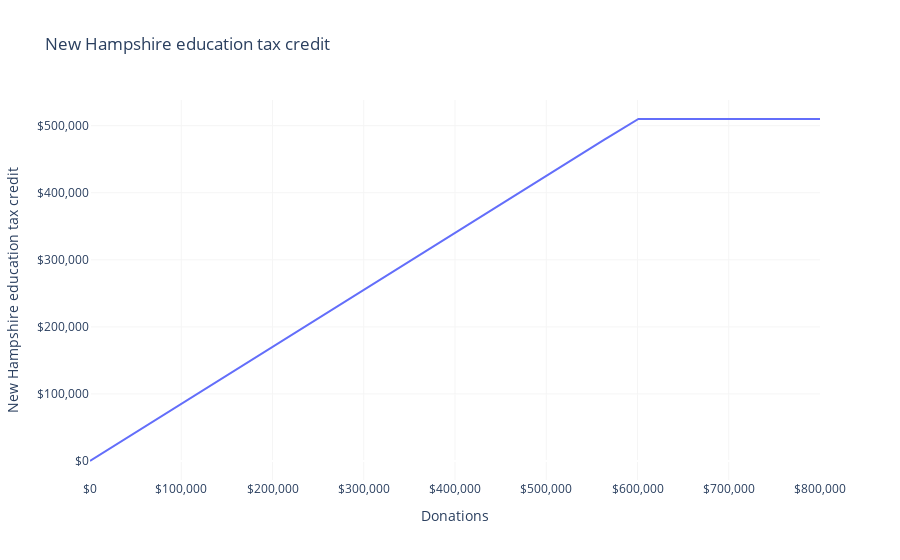

Notebook code for this chart:
### Markdown cell above
# New Hampshire Education Tax Credit
New Hampshire's Education Tax Credit provides up to $510_000, depending on the donation amount.

### Code cell
from policyengine_us import Simulation
from policyengine_us import IndividualSim
import plotly.express as px
import pandas as pd


LIGHT_GRAY = "#F5F5F5"
GRAY = "#BDBDBD"
BLUE = "#5091cc"
LIGHT_BLUE = "lightblue"
DARK_BLUE = "darkblue"

COLOR_MAP = {"0": GRAY, "1": LIGHT_BLUE, "2": BLUE, "3": DARK_BLUE}

def make_education_tax_credit(): 
    sim = IndividualSim(year=2022)
    sim.add_person(name="head", age=25)
    members = ["head"]
    sim.add_tax_unit(name="tax_unit", members=members)
    sim.add_spm_unit(name="spm_unit", members=members)
    sim.add_household(name="household", members=members, state_code="NH")
    sim.vary("charitable_cash_donations", max=800_000, step=1_000) #? How to include "charitable_non_cash_donations" in vary function?
    return pd.DataFrame(
        dict(
            charitable_cash_donations=sim.calc("charitable_cash_donations")[0],
            nh_education_tax_credit=sim.calc("nh_education_tax_credit")[0].round(),
            mtr=sim.deriv(
                "nh_education_tax_credit", "charitable_cash_donations", wrt_target="head"
            ),
        )
        )

l = []
l.append(make_education_tax_credit())

df = pd.concat(l)

LABELS = dict(
    charitable_cash_donations="Donations",
    nh_education_tax_credit="New Hampshire education tax credit",
    mtr="Marginal tax rate",
)

fig = px.line(
    df,
    "charitable_cash_donations",
    "nh_education_tax_credit",
    #animation_frame="year",
    labels=LABELS,
    title="New Hampshire education tax credit",
    color_discrete_map=COLOR_MAP,
)

fig.update_layout(
    xaxis_tickformat="$,",
    yaxis_tickformat="$,",
    plot_bgcolor="white",
    xaxis_gridcolor=LIGHT_GRAY,
    yaxis_gridcolor=LIGHT_GRAY,
)
fig.show()

### Figure 1 — Plotly figure (JSON) as saved in the notebook; plotly's stock layout.template omitted (floating-point values rounded to 4 significant figures; data arrays with more than 128 entries replaced by an {"elided": "..."} marker saying what was removed)
{"data": [{"hovertemplate": "Donations=%{x}<br>New Hampshire education tax credit=%{y}<extra></extra>", "legendgroup": "", "line": {"color": "#636efa", "dash": "solid"}, "marker": {"symbol": "circle"}, "mode": "lines", "name": "", "orientation": "v", "showlegend": false, "type": "scatter", "x": {"elided": "801 int values"}, "xaxis": "x", "y": {"elided": "801 int values"}, "yaxis": "y"}], "layout": {"legend": {"tracegroupgap": 0}, "plot_bgcolor": "white", "title": {"text": "New Hampshire education tax credit"}, "xaxis": {"anchor": "y", "domain": [0, 1], "gridcolor": "#F5F5F5", "tickformat": "$,", "title": {"text": "Donations"}}, "yaxis": {"anchor": "x", "domain": [0, 1], "gridcolor": "#F5F5F5", "tickformat": "$,", "title": {"text": "New Hampshire education tax credit"}}}}
